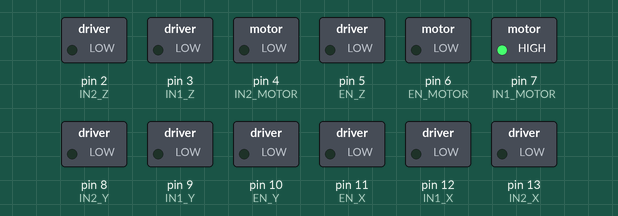
A sketch run on a simulated Arduino Uno, built with avr-gcc and run on an emulated ATmega328P. On the bench: switched loads named in the sketch (green lamp = pin HIGH).

Above: at 0.05 s.
At 2.4 s:
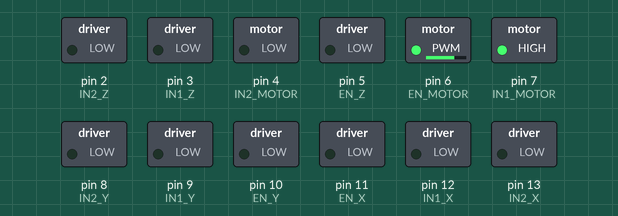
At 4.8 s:
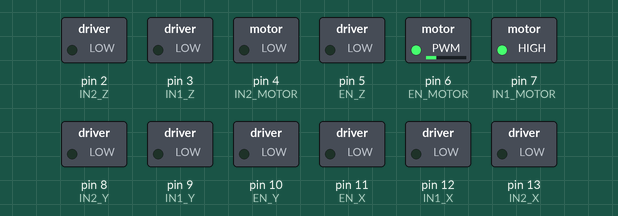
Timing chart, 0 to 6.5 s (numbered marks = the images above):
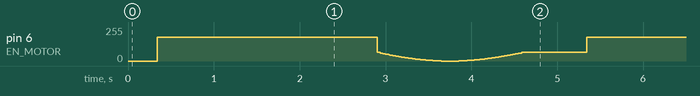

The sketch:

motorSinusoidal.ino
```cpp
// === Pin Definitions ===

// Driver 1 (X coil)
const int IN1_X = 12;
const int IN2_X = 13;
const int EN_X  = 11;

// Driver 1 (Y coil)
const int IN1_Y = 9;
const int IN2_Y = 8;
const int EN_Y  = 10;

// Driver 2 (Motor)
const int IN1_MOTOR = 7;
const int IN2_MOTOR = 4;
const int EN_MOTOR  = 6;

// Driver 2 (Z coil)
const int IN1_Z = 3;
const int IN2_Z = 2;
const int EN_Z  = 5;

void setup() {
  // Setup all pins
  pinMode(IN1_X, OUTPUT);
  pinMode(IN2_X, OUTPUT);
  pinMode(EN_X, OUTPUT);

  pinMode(IN1_Y, OUTPUT);
  pinMode(IN2_Y, OUTPUT);
  pinMode(EN_Y, OUTPUT);

  pinMode(IN1_MOTOR, OUTPUT);
  pinMode(IN2_MOTOR, OUTPUT);
  pinMode(EN_MOTOR, OUTPUT);

  pinMode(IN1_Z, OUTPUT);
  pinMode(IN2_Z, OUTPUT);
  pinMode(EN_Z, OUTPUT);

  // Set coil directions and disable them (no current)
  digitalWrite(IN1_X, LOW); digitalWrite(IN2_X, LOW); analogWrite(EN_X, 0);
  digitalWrite(IN1_Y, LOW); digitalWrite(IN2_Y, LOW); analogWrite(EN_Y, 0);
  digitalWrite(IN1_Z, LOW); digitalWrite(IN2_Z, LOW); analogWrite(EN_Z, 0);

  // Set motor direction
  digitalWrite(IN1_MOTOR, HIGH);
  digitalWrite(IN2_MOTOR, LOW);
}

void loop() {
  // Sinusoidal modulation for motor
  static unsigned long tStart = millis();
  float t = (millis() - tStart) / 1000.0; // Time in seconds

  // Parameters for sine wave
  float frequency = 0.2;  // 0.2 Hz = 1 cycle every 5 sec
  float amplitude = 127;  // Half of 255 (max PWM)
  float offset = 127;     // Center point of sine wave

  // Calculate sinusoidal PWM value
  int pwmValue = (int)(amplitude * sin(2 * PI * frequency * t) + offset);
  pwmValue = constrain(pwmValue, 0, 180); // Ensure within PWM range

  // Apply PWM to motor
  analogWrite(EN_MOTOR, pwmValue);
}
```
